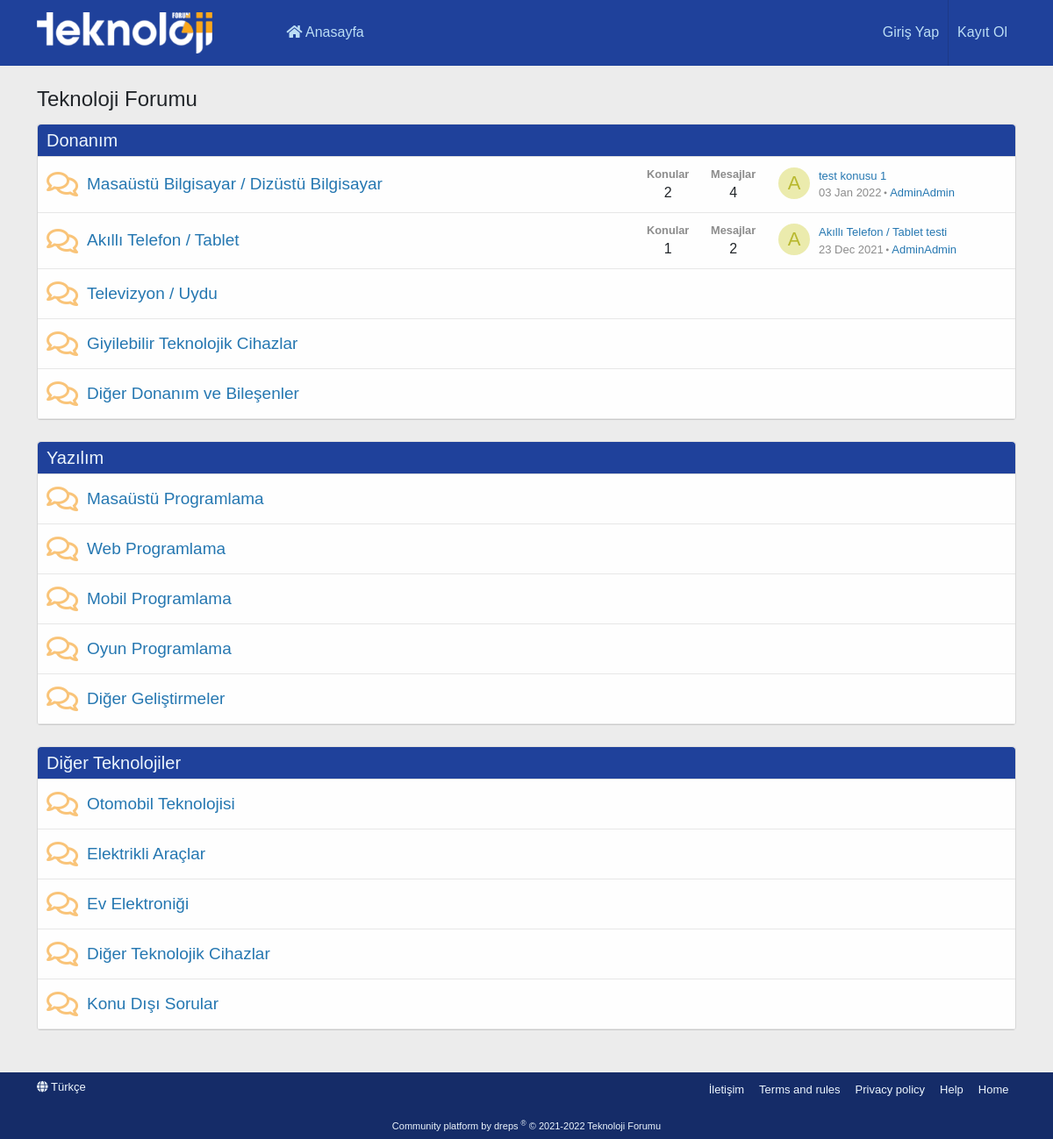
The page / on the database its author committed.
### tables this page shows
CREATE TABLE `boards` (
  `board_id` int(11) NOT NULL,
  `board_name` varchar(255) NOT NULL,
  `board_parent` varchar(255) DEFAULT NULL,
  `board_url` varchar(255) NOT NULL
);

CREATE TABLE `topics` (
  `topic_id` int(11) NOT NULL,
  `topic_name` varchar(255) NOT NULL,
  `topic_url` varchar(255) NOT NULL,
  `board_id` int(11) NOT NULL,
  `topic_created_date` timestamp NOT NULL DEFAULT current_timestamp(),
  `user_id` int(11) NOT NULL
);

CREATE TABLE `users` (
  `user_id` int(11) NOT NULL,
  `user_name` varchar(255) NOT NULL,
  `user_email` varchar(255) NOT NULL,
  `user_password` varchar(255) NOT NULL,
  `user_register_date` timestamp NOT NULL DEFAULT current_timestamp()
);

### application/controllers/Home.php (called while the page is built, shortened)
<?php
class Home extends CI_Controller {
	public function __construct()
	{
		$this->load->model('boardmodel');
		$this->load->model('topicmodel');
	}
	public function index()
	{
		$data = array(
			'board_parent' => $this->boardmodel->getBoards()
		);
		$this->load->view('home', $data);
	}
}

### index.php (called while the page is built, shortened)
<?php
require_once BASEPATH.'core/CodeIgniter.php';

### application/models/BoardModel.php (called while the page is built, shortened)
<?php
class BoardModel extends CI_Model {
    public function getBoards(){
        $alt_boards = $this->db->get_where('boards', array(
            'board_parent' => null
        ));
        return $alt_boards->result();
    }
    public function getAltBoards($where){
        $boards = $this->db->get_where('boards', $where);
        return $boards->result();
    }
    public function getTopicsCountRow($board_id) {
        return $this->db->where(['board_id'=>$board_id])->from("topics")->count_all_results();
    }
    public function getTotalMessagesCountRow($board_id) {
        return $this->db->select('count(*)')->join('topics', 'messages.topic_id = topics.topic_id')->where(['board_id'=>$board_id])->from("messages")->count_all_results();
    }
}

### application/helpers/ReplaceTR_helper.php (called while the page is built)
<?php
function replace_tr($text) {
    $text = trim($text);
    $search = array('Ç','ç','Ğ','ğ','ı','İ','Ö','ö','Ş','ş','Ü','ü',' ');
    $replace = array('c','c','g','g','i','i','o','o','s','s','u','u','-');
    $new_text = str_replace($search,$replace,$text);
    return $new_text;
}

### application/models/TopicModel.php (called while the page is built, shortened)
<?php
class TopicModel extends CI_Model {
    public function getTopics($where) {
        $topics = $this->db->join('users', 'topics.user_id = users.user_id')->get_where('topics', $where);
        return $topics->result();
    }
}

### application/views/home.php (the view, shortened to what this page needs)
<!DOCTYPE html>
<html lang="tr">
<head>
    <?php $this->load->view('includes/style');?>
</head>
<body>
    <?php $this->load->view('includes/navbar');?>
    <section>
    <?php $this->load->view('includes/modal');?>
        <div class="container">
            <h3>Teknoloji Forumu</h3>
            <?php foreach ($board_parent as $key => $value) : ?>
                <div class="block-container">
                    <h2 class="block-header">
                        <a href="#<?=replace_tr(strtolower($value->board_name))?>"><?=$value->board_name?></a>
                    </h2>
                    <?php foreach($this->boardmodel->getAltBoards(array('board_parent' => $value->board_id)) as $key => $value) : ?>
                        <div class="node-body">
                            <div class="node-icon">
                                <i class="far fa-comments" style="opacity:1;color: #f9c479;"></i>
                            </div>
                            <div class="node-main">
                                <h3 class="node-title">
                                    <a href="<?=base_url('forumlar/' . $value->board_url);?>"><?=$value->board_name?></a>
                                </h3>
                            </div>
                            <?php
                                $num_rows_topics = count($this->topicmodel->getTopics(array('board_id' => $value->board_id)));
                                $topic_counter = 0;
                            ?>
                            <?php foreach($this->topicmodel->getTopics(array('board_id' => $value->board_id)) as $key => $value) : ?>
                                <?php if(++$topic_counter === $num_rows_topics) : ?>
                                    <div class="node-stats">
                                        <dl class="pairs pairs-rows">
                                            <dt>Konular</dt>
                                            <dd><?=$this->boardmodel->getTopicsCountRow($value->board_id);?></dd>
                                        </dl>
                                        <dl class="pairs pairs-rows">
                                            <dt>Mesajlar</dt>
                                            <dd><?=$this->boardmodel->getTotalMessagesCountRow($value->board_id);?></dd>
                                        </dl>
                                    </div>
                                    <div class="node-extra">
                                        <div class="node-extra-icon">
                                            <a href="#" class="avatar avatar--xs avatar--default avatar--default--dynamic" style="background-color: #ebebad; color: #b8b82e">
                                                <span><?=strtoupper($value->user_name[0]);?></span>
                                            </a>
                                        </div>
                                        <div class="node-extra-row">
                                            <a href="<?=base_url('konular/' . $value->topic_url);?>" class="node-extra-title" title="<?=$value->topic_name;?>"><?=$value->topic_name;?></a>
                                        </div>
                                        <div class="node-extra-row">
                                            <ul class="listInline">
                                                <li><time class="node-extra-date u-dt" dir="auto"><?=strftime('%d %b %Y', strtotime($value->topic_created_date));?></time><i class="fas fa-circle" style="font-size: 3px;position: relative;bottom: 3px;left: 3px;margin-right: 3px;"></i></li>
                                                <li class="node-extra-user"><a href="#" class="username"><?=$value->user_name?></a></li>
                                            </ul>
                                        </div>
                                    </div>
                                <?php endif;?>
                            <?php endforeach;?>
                        </div>
                    <?php endforeach;?>
                </div>
                <br>
            <?php endforeach;?>
        </div>
    </section>
    <br>
    <?php $this->load->view('includes/footer');?>
</body>
</html>

### application/views/includes/style.php (shortened to what this page needs)
<link href="https://cdn.jsdelivr.net/npm/bootstrap@5.1.3/dist/css/bootstrap.min.css" rel="stylesheet">
    <link rel="stylesheet" href="https://cdnjs.cloudflare.com/ajax/libs/font-awesome/5.15.4/css/all.min.css">
    <link rel="stylesheet" href="https://cdnjs.cloudflare.com/ajax/libs/toastr.js/latest/toastr.min.css">
    <link rel="stylesheet" href="<?=base_url('assets/css/style.min.css')?>">
    <link rel="stylesheet" href="<?=base_url('assets/css/normalize.css')?>">

### application/views/includes/navbar.php
<header>
        <div class="container">
            <div class="header-container">
                <div class="left-items-navbar">
                    <img src="<?=base_url('assets/img/logo.png');?>" alt="Logo">
                    <a href="<?=base_url();?>"><i class="fas fa-home"></i> Anasayfa</a>
                </div>
                <div class="right-items-navbar">
                    <ul>
                        <?php if($this->session->has_userdata('login')) : ?>
                            <li>
                                <a href="" style="border-right: 1px solid #1d3a87;"><span class="avatar avatar--xxs avatar--default avatar--default--dynamic" data-user-id="<?=$this->session->userdata('login')['user_id'];?>" style="background-color: #adadeb; color: #2e2eb8"><span class="avatar-u213-s" role="img" aria-label="<?=$this->session->userdata('login')['user_name'];?>"><?=strtoupper($this->session->userdata('login')['user_name'][0]);?></span></span> <?php echo $this->session->userdata('login')['user_name']?></a>
                            </li>
                            <li>
                                <a href="<?=base_url('user/logout');?>">Çıkış Yap</a>
                            </li>
                        <?php else : ?>
                            <li>
                                <a href="" style="border-right: 1px solid #1d3a87;" data-bs-toggle="modal" data-bs-target="#giris_yapModal">Giriş Yap</a>
                            </li>
                            <li>
                                <a href="" data-bs-toggle="modal" data-bs-target="#kayit_olModal">Kayıt Ol</a>
                            </li>
                        <?php endif;?>
                    </ul>
                </div>
            </div>
        </div>
    </header>
    <br>

### application/views/includes/footer.php
<footer>
        <div class="container">
            <div class="footer-inner">
                <div class="footer-row">
                    <div class="footer-row-main">
                        <i class="fas fa-globe"></i> Türkçe</a>
                    </div>
                    <div class="footer-row-opposite">
                        <a href="">İletişim</a>
                        <a href="">Terms and rules</a>
                        <a href="">Privacy policy</a>
                        <a href="">Help</a>
                        <a href="">Home</a>
                    </div>
                </div>
                <div class="footer-copyright">
                    <a href="https://github.com/drepsofficial" target="blank">Community platform by dreps
                        <sup>®</sup>
                        <span class="copyright">© 2021-2022 Teknoloji Forumu</span>
                    </a>
                </div>
            </div>
        </div>
    </footer>

### rows shown on the page
boards: board_name "Donanım"
boards: board_name "Masaüstü Bilgisayar / Dizüstü Bilgisayar"
topics: board_id "2", board_id "4", user.user_name "A", topic_name "test konusu 1", topic_created_date "03 Jan 2022", user.user_name "AdminAdmin"
boards: board_name "Akıllı Telefon / Tablet"
topics: board_id "1", board_id "2", user.user_name "A", topic_name "Akıllı Telefon / Tablet testi", topic_created_date "23 Dec 2021", user.user_name "AdminAdmin"
boards: board_name "Televizyon / Uydu"
boards: board_name "Giyilebilir Teknolojik Cihazlar"
boards: board_name "Diğer Donanım ve Bileşenler"
boards: board_name "Yazılım"
boards: board_name "Masaüstü Programlama"
boards: board_name "Web Programlama"
boards: board_name "Mobil Programlama"
boards: board_name "Oyun Programlama"
boards: board_name "Diğer Geliştirmeler"
boards: board_name "Diğer Teknolojiler"
boards: board_name "Otomobil Teknolojisi"
boards: board_name "Elektrikli Araçlar"
boards: board_name "Ev Elektroniği"
boards: board_name "Diğer Teknolojik Cihazlar"
boards: board_name "Konu Dışı Sorular"
